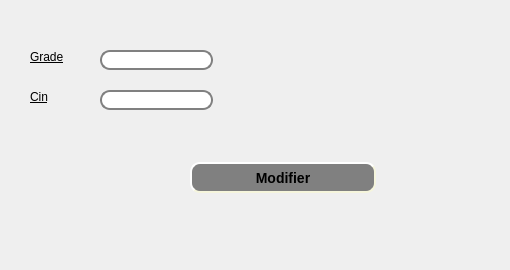
     <widget class="QWidget" name="tab_9">
      <attribute name="title">
       <string>modifier un employe</string>
      </attribute>
      <widget class="QLineEdit" name="lineEdit_cin_2">
       <property name="geometry">
        <rect>
         <x>100</x>
         <y>90</y>
         <width>113</width>
         <height>20</height>
        </rect>
       </property>
       <property name="styleSheet">
        <string notr="true">QLineEdit {
    border: 2px solid gray;
    border-radius: 10px;
    padding: 0 8px;
    background: white;
    selection-background-color: darkgray;
}</string>
       </property>
      </widget>
      <widget class="QLineEdit" name="lineEdit_grade_2">
       <property name="geometry">
        <rect>
         <x>100</x>
         <y>50</y>
         <width>113</width>
         <height>20</height>
        </rect>
       </property>
       <property name="styleSheet">
        <string notr="true">QLineEdit {
    border: 2px solid gray;
    border-radius: 10px;
    padding: 0 8px;
    background: white;
    selection-background-color: darkgray;
}</string>
       </property>
      </widget>
      <widget class="QLabel" name="label_30">
       <property name="geometry">
        <rect>
         <x>30</x>
         <y>50</y>
         <width>47</width>
         <height>13</height>
        </rect>
       </property>
       <property name="styleSheet">
        <string notr="true">font: 12pt &quot;Andalus&quot;;
text-decoration: underline;</string>
       </property>
       <property name="text">
        <string>Grade</string>
       </property>
      </widget>
      <widget class="QLabel" name="label_31">
       <property name="geometry">
        <rect>
         <x>30</x>
         <y>90</y>
         <width>47</width>
         <height>13</height>
        </rect>
       </property>
       <property name="styleSheet">
        <string notr="true">font: 12pt &quot;Andalus&quot;;
text-decoration: underline;</string>
       </property>
       <property name="text">
        <string>Cin</string>
       </property>
      </widget>
      <widget class="QPushButton" name="pb_ajouter_6">
       <property name="geometry">
        <rect>
         <x>190</x>
         <y>162</y>
         <width>186</width>
         <height>31</height>
        </rect>
       </property>
       <property name="styleSheet">
        <string notr="true">QPushButton#pb_ajouter_6 {
    background-color: grey;
    border-style: outset;
    border-width: 2px;
    border-radius: 10px;
    border-color: beige;
    font: bold 14px;
    min-width: 10em;
    padding: 6px;
}
</string>
       </property>
       <property name="text">
        <string>Modifier</string>
       </property>
      </widget>
      <widget class="QLabel" name="label_7">
       <property name="geometry">
        <rect>
         <x>0</x>
         <y>0</y>
         <width>501</width>
         <height>261</height>
        </rect>
       </property>
       <property name="styleSheet">
        <string notr="true">background-image: url(:/bg.jpg);</string>
       </property>
       <property name="text">
        <string/>
       </property>
       <property name="pixmap">
        <pixmap>../60342173_2276972439287605_1529191567795945472_n.jpg</pixmap>
       </property>
      </widget>
      <zorder>label_7</zorder>
      <zorder>pb_ajouter_6</zorder>
      <zorder>lineEdit_cin_2</zorder>
      <zorder>lineEdit_grade_2</zorder>
      <zorder>label_30</zorder>
      <zorder>label_31</zorder>
     </widget>
